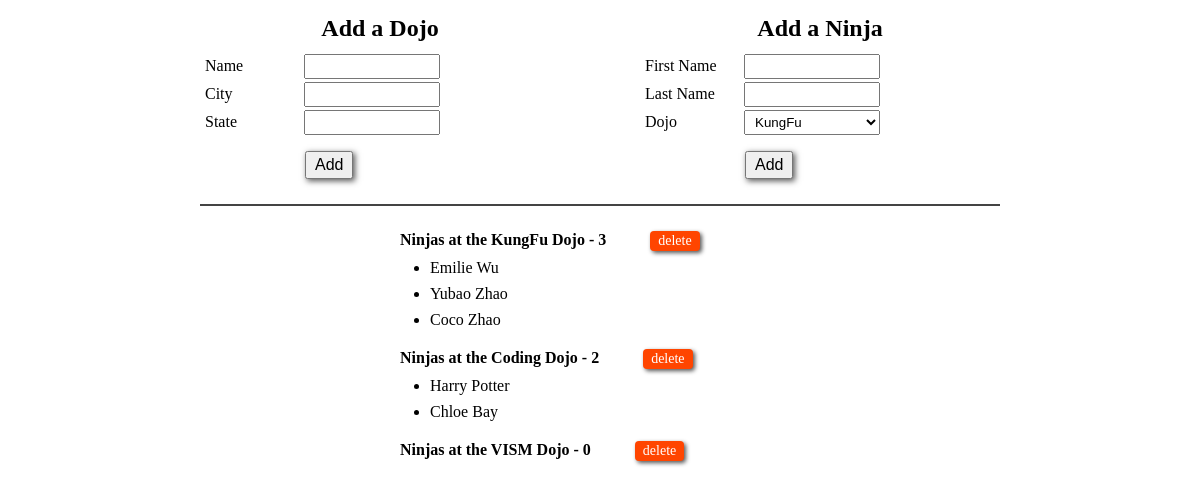
The page / on the database its author committed.
### dojo_ninjas_app/models.py (models this page shows, shortened)
class Dojo(models.Model):
  name = models.CharField(max_length=255)
  city = models.CharField(max_length=255)
  state = models.CharField(max_length=2)
  desc = models.CharField(max_length=255, default="old dojo")

class Ninja(models.Model):
  dojo = models.ForeignKey(Dojo, related_name="ninjas", on_delete=models.CASCADE)
  first_name = models.CharField(max_length=255)
  last_name = models.CharField(max_length=255)

### dojo_ninjas_app/views.py (the view)
# urls.py: path('', views.index, name='index'),
def index(request):
  dojos = Dojo.objects.all()
  return render(request, "index.html", {"dojos": dojos})

### dojo_ninjas_app/templates/index.html (shortened to what this page needs)
<!DOCTYPE html>
<html lang="en">
<head>
  {% load static %}
  <link rel="stylesheet" href="../static/style.css">
</head>
<body>
  <div id="container">
    <div id="top">
      <div class="add">
        <h2>Add a Dojo</h2>
        <form action="{% url 'add-dojo' %}" method="POST"> {% csrf_token %}
          <label for="name">Name</label>
          <input name="name" type="text" required>
          <label for="city">City</label>
          <input name="city" type="text" required>
          <label for="state">State</label>
          <input name="state" type="text" maxlength="2" required>
          <button type="submit">Add</button>
        </form>
      </div>
      <div class="add">
        <h2>Add a Ninja</h2>
        <form action="{% url 'add-ninja' %}" method="POST"> {% csrf_token %}
          <label for="first_name">First Name</label>
          <input name="first_name" type="text" required>
          <label for="last_name">Last Name</label>
          <input name="last_name" type="text" required>
          <label for="dojo">Dojo</label>
          <select name="dojo_id" id="dojo" required>
          {% for dojo in dojos %}
            <option value={{ dojo.id }}>{{ dojo.name }}</option>
          {% endfor %}
          </select>
          <button type="submit">Add</button>
        </form>
      </div>
    </div>
    <div id="display">
    {% for dojo in dojos %}
      <ul>
        <h4>Ninjas at the {{ dojo.name }} Dojo - {{ dojo.ninjas.count }}</h4>
        <a href="{% url 'delete-dojo' dojo.id %}" onclick="deleteConfirm(event)">delete</a>
        {% for ninja in dojo.ninjas.all %}
          <li>{{ ninja.first_name|title }} {{ ninja.last_name|title }}</li>
        {% endfor %}
      </ul>
    {% endfor %}
    </div>
  </div>
</body>
</html>

### dojo_ninjas_app/static/style.css (style rules this page uses)
* { padding: 0px; margin: 0px; }
#container { width: 800px; margin: 15px auto; box-sizing: border-box; }
#top { display: flex; justify-content: space-between; border-bottom: 2px solid #444; padding-bottom: 25px; margin-bottom: 25px; }
h2 { text-align: center; margin-bottom: 10px; }
.add { width: 45%; }
label { display: inline-block; font-size: 16px; width: 90px; padding: 5px; }
input { display: inline-block; width: 120px; text-align: right; margin-right: 20px; padding: 3px 6px; }
select { width: 136px; padding: 3px 6px; }
button { font-size: 16px; cursor: pointer; box-shadow: 2px 2px 6px #555; margin-top: 15px; margin-left: 105px; padding: 3px 8px; }
#display { width: 400px; margin: 0 auto; }
#display h4 { display: inline-block; margin-bottom: 10px; }
ul { margin-bottom: 20px; }
li { margin: 0 0 8px 30px; }
#display a { display: inline-block; font-size: 14px; color: white; background-color: orangered; border-radius: 4px; text-decoration: none; box-shadow: 2px 2px 4px #555; padding: 2px 8px; margin-left: 40px; }

### rows shown on the page
Dojo: name "KungFu", ninjas.count "3"
Ninja: first_name "Emilie", last_name "Wu"
Ninja: first_name "Yubao", last_name "Zhao"
Ninja: first_name "Coco", last_name "Zhao"
Dojo: name "Coding", ninjas.count "2"
Ninja: first_name "Harry", last_name "Potter"
Ninja: first_name "Chloe", last_name "Bay"
Dojo: name "VISM", ninjas.count "0"

### other values the page prints
form field dojo_id "KungFu"
